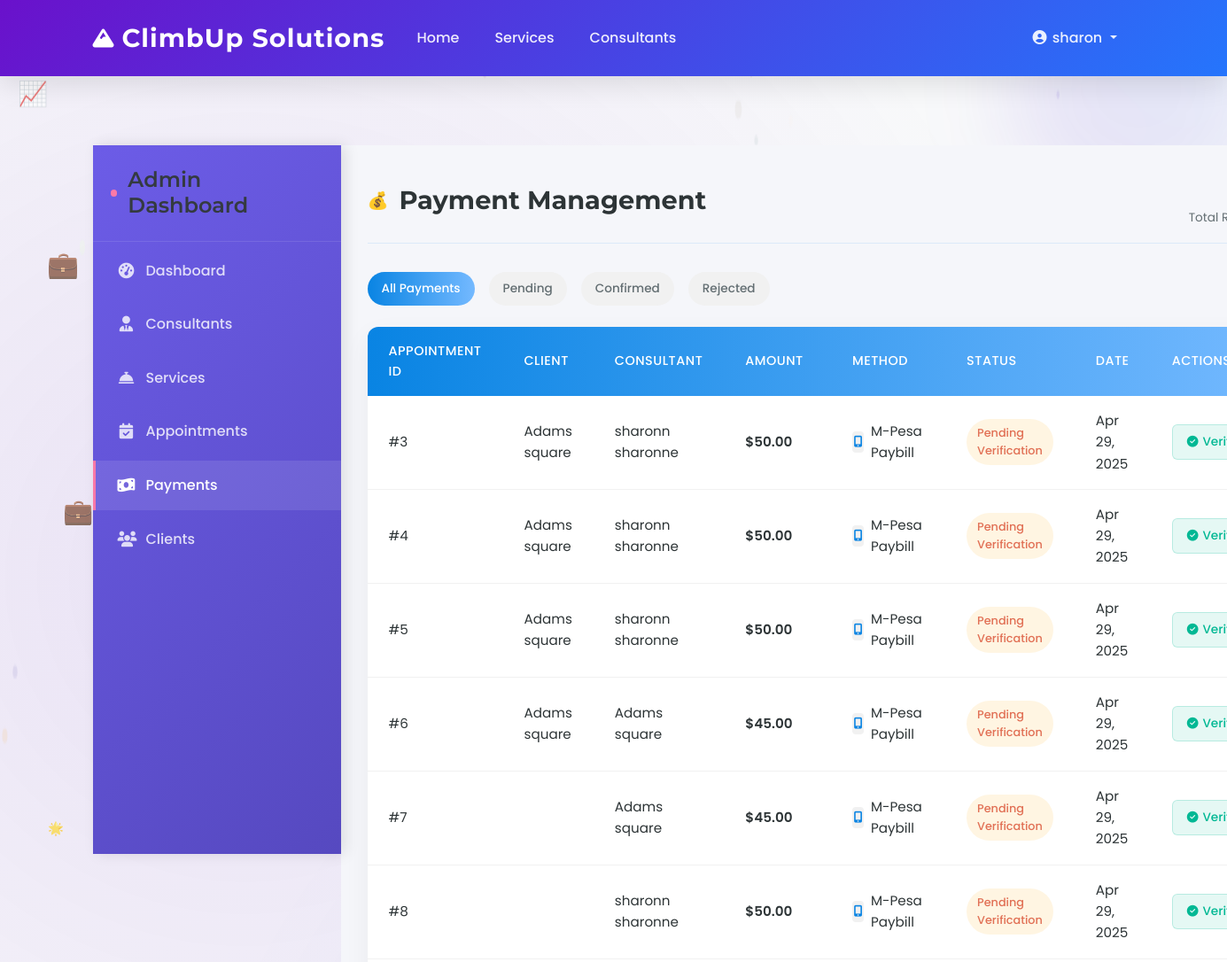
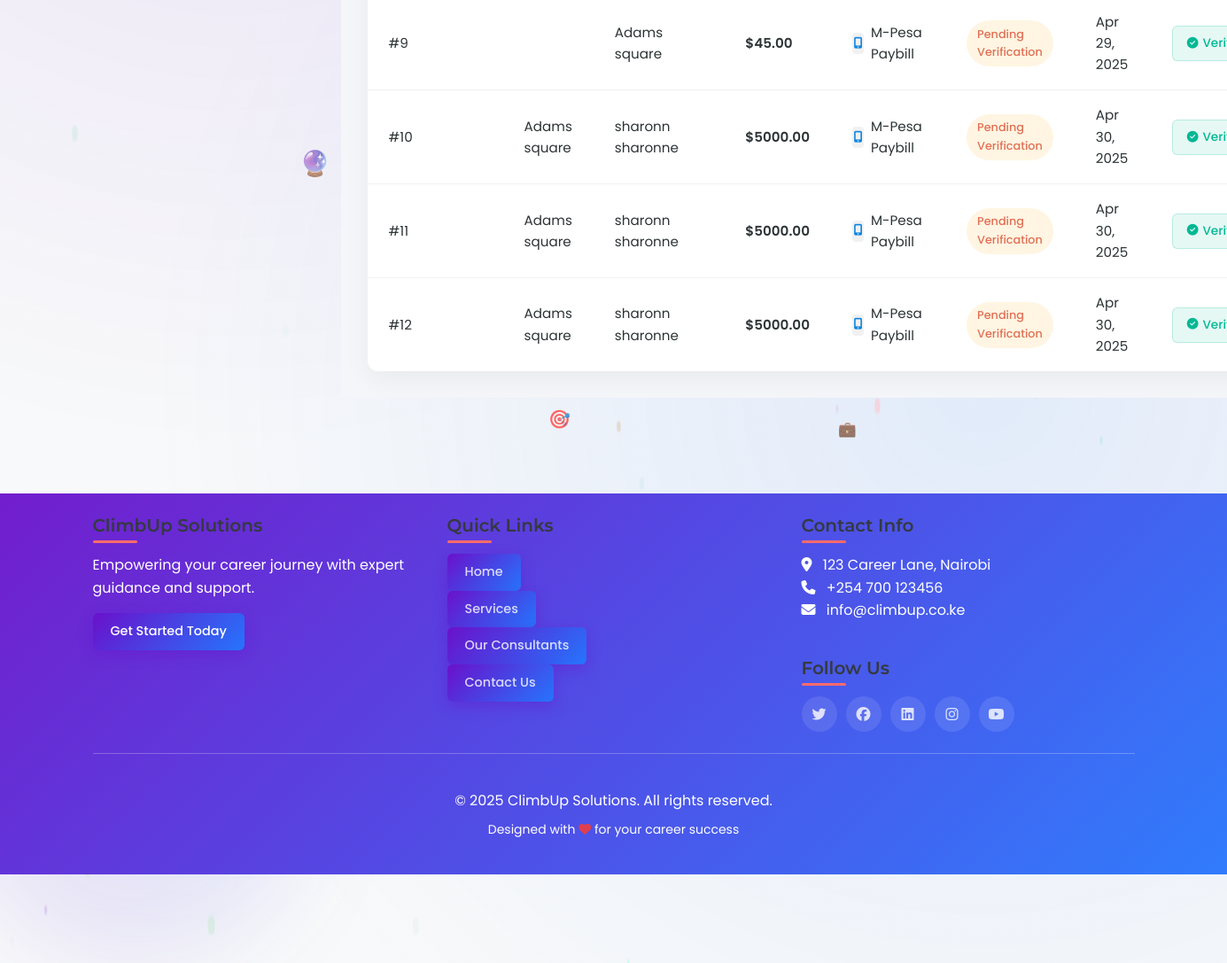
/payments/ (signed in), run on the app's committed database (2 pictures, top to bottom).
### assist/models.py (models this page shows, shortened)
class Payment(models.Model):
    PAYMENT_METHODS = (
        ("mpesa", "M-Pesa Paybill"),
        ("bank_transfer", "Bank Transfer"),
    )
    STATUS_CHOICES = (
        ("pending", "Pending Verification"),
        ("confirmed", "Confirmed"),
        ("rejected", "Rejected"),
    )
    appointment = models.OneToOneField(
        Appointment, on_delete=models.CASCADE, related_name="payment"
    )
    amount = models.DecimalField(max_digits=10, decimal_places=2)
    method = models.CharField(max_length=20, choices=PAYMENT_METHODS)
    status = models.CharField(max_length=20, choices=STATUS_CHOICES, default="pending")
    payment_date = models.DateTimeField(auto_now_add=True)
    verified_by_admin = models.BooleanField(default=False)

class Appointment(models.Model):
    MODE_CHOICES = (
        ("virtual", "Virtual Consultation"),
        ("physical", "Physical Meeting"),
    )
    STATUS_CHOICES = (
        ("pending", "Pending"),
        ("confirmed", "Confirmed"),
        ("completed", "Completed"),
        ("cancelled", "Cancelled"),
    )
    meet_link = models.URLField(blank=True, null=True)
    client = models.ForeignKey(
        Client, on_delete=models.CASCADE, related_name="appointments"
    )
    consultant = models.ForeignKey(
        Consultant, on_delete=models.CASCADE, related_name="appointments"
    )
    service = models.ForeignKey(
        Service,
        on_delete=models.SET_NULL,
        null=True,
        blank=True,
        related_name="appointments",
    )
    start_time = models.DateTimeField()
    end_time = models.DateTimeField()
    mode = models.CharField(max_length=10, choices=MODE_CHOICES)
    status = models.CharField(max_length=10, choices=STATUS_CHOICES, default="pending")
    created_at = models.DateTimeField(auto_now_add=True)

class Client(models.Model):
    user = models.OneToOneField(
        User, on_delete=models.CASCADE, related_name="client_profile"
    )
    phone = models.CharField(max_length=15)
    date_of_birth = models.DateField()
    referral_details = models.TextField(blank=True, null=True)

class Consultant(models.Model):
    user = models.OneToOneField(
        User, on_delete=models.CASCADE, related_name="consultant_profile"
    )
    expertise = models.CharField(max_length=255)
    bio = models.TextField()
    hourly_rate = models.DecimalField(max_digits=8, decimal_places=2)
    is_active = models.BooleanField(default=True)
    photo = models.ImageField(upload_to="consultant/", null=True, blank=True)

### assist/views.py (the view)
# urls.py: path("payments/", views.manage_payments, name="manage_payments"),
@user_passes_test(is_admin)
def manage_payments(request):
    payments = Payment.objects.all().select_related("appointment")
    return render(request, "admin_dashboard/payments.html", {"payments": payments})

### assist/context_processors.py (called while the page is built)
def unread_notifications(request):
    unread_count = 0
    if request.user.is_authenticated:
        unread_count = request.user.notifications.filter(read=False).count()
    return {"unread_count": unread_count}

### assist/views.py (called while the page is built)
def is_admin(user):
    return user.is_staff

### assist/templates/admin_dashboard/payments.html (shortened to what this page needs)
{% extends 'admin_dashboard/base.html' %}
{% block admin_content %}
<div class="admin-header">
    <h1>Payment Management</h1>
    <div class="total-revenue">
        <span class="amount">${{ total_revenue|default:"0" }}</span>
        <span class="label">Total Revenue</span>
    </div>
</div>
<div class="payment-filters">
    <div class="filter-pill active">All Payments</div>
    <div class="filter-pill">Pending</div>
    <div class="filter-pill">Confirmed</div>
    <div class="filter-pill">Rejected</div>
</div>
{% if payments %}
<table class="admin-table">
    <thead>
        <tr>
            <th>Appointment ID</th>
            <th>Client</th>
            <th>Consultant</th>
            <th>Amount</th>
            <th>Method</th>
            <th>Status</th>
            <th>Date</th>
            <th>Actions</th>
        </tr>
    </thead>
    <tbody>
        {% for payment in payments %}
        <tr>
            <td>#{{ payment.appointment.id }}</td>
            <td>{{ payment.appointment.client.user.get_full_name }}</td>
            <td>{{ payment.appointment.consultant.user.get_full_name }}</td>
            <td class="payment-amount">${{ payment.amount }}</td>
            <td>
                <div class="payment-method">
                    <div class="method-icon">
                        {% if payment.method == 'mpesa' %}
                        <i class="fas fa-mobile-alt"></i>
                        {% else %}
                        <i class="fas fa-university"></i>
                        {% endif %}
                    </div>
                    {{ payment.get_method_display }}
                </div>
            </td>
            <td>
                <span class="payment-status status-{{ payment.status }}">
                    {{ payment.get_status_display }}
                </span>
            </td>
            <td>{{ payment.payment_date|date:"M d, Y" }}</td>
            <td>
                {% if payment.status == 'pending' %}
                <a href="{% url 'verify_payment' payment.id %}" class="btn-verify">
                    <i class="fas fa-check-circle"></i> Verify
                </a>
                {% else %}
                <span class="text-muted">Verified</span>
                {% endif %}
            </td>
        </tr>
        {% endfor %}
    </tbody>
</table>
{% else %}
<div class="empty-state">
    <i class="fas fa-money-bill-wave"></i>
    <h3>No Payment Records</h3>
    <p>There are no payment records available yet.</p>
</div>
{% endif %}
{% endblock %}

### assist/templates/base.html (shortened to what this page needs)
{% load user_tags %}
<!DOCTYPE html>
<html lang="en">
<head>
    <link href="https://cdn.jsdelivr.net/npm/bootstrap@5.3.0/dist/css/bootstrap.min.css" rel="stylesheet">
    <link rel="stylesheet" href="https://cdnjs.cloudflare.com/ajax/libs/font-awesome/6.4.0/css/all.min.css">
</head>
<body>
    <div class="decorative-shape shape-1"></div>
    <div class="decorative-shape shape-2"></div>
    <nav class="navbar navbar-expand-lg navbar-dark sticky-top">
        <div class="container">
            <a class="navbar-brand" href="{% url 'home' %}">
                <i class="fas fa-mountain me-2"></i>ClimbUp Solutions
            </a>
            <div class="collapse navbar-collapse" id="navbarNav">
                <ul class="navbar-nav me-auto">
                    <li class="nav-item">
                        <a class="nav-link" href="{% url 'home' %}">Home</a>
                    </li>
                    <li class="nav-item">
                        <a class="nav-link" href="{% url 'services' %}">Services</a>
                    </li>
                    <li class="nav-item">
                        <a class="nav-link" href="{% url 'consultants' %}">Consultants</a>
                    </li>
                </ul>
                <ul class="navbar-nav">
                    {% if user.is_authenticated %}
                        <li class="nav-item dropdown">
                            <a class="nav-link dropdown-toggle" href="#" id="userDropdown" role="button" data-bs-toggle="dropdown">
                                <i class="fas fa-user-circle fa-fw"></i> {{ user.get_full_name|default:user.username }}
                            </a>
                        </li>
                    {% endif %}
                </ul>
            </div>
        </div>
    </nav>
    <main class="container my-5">
        {% block content %}{% endblock %}
    </main>
    <footer class="py-4 mt-5">
        <div class="container">
            <div class="row">
                <div class="col-md-4 mb-4 mb-md-0">
                    <h5>ClimbUp Solutions</h5>
                    <p>Empowering your career journey with expert guidance and support.</p>
                    <div class="mt-3">
                        <button class="btn btn-magic pulse">Get Started Today</button>
                    </div>
                </div>
               <div class="col-md-4 mb-4 mb-md-0">
            <h5>Quick Links</h5>
            <div class="link-buttons">
                <a href="{% url 'home' %}" class="btn btn-magic pulse">Home</a><br>
                <a href="{% url 'services' %}" class="btn btn-magic pulse">Services</a><br>
                <a href="{% url 'consultants' %}" class="btn btn-magic pulse">Our Consultants</a><br>
                <a href="{% url 'contact' %}" class="btn btn-magic pulse">Contact Us</a><br>
            </div>
        </div>
                <div class="col-md-4">
                    <h5>Contact Info</h5>
                    <address class="mb-3">
                        <i class="fas fa-map-marker-alt me-2"></i> 123 Career Lane, Nairobi<br>
                        <i class="fas fa-phone me-2"></i> +254 700 123456<br>
                        <i class="fas fa-envelope me-2"></i> info@climbup.co.ke
                    </address>
                    <h5 class="mt-4">Follow Us</h5>
                    <div class="social-icons d-flex">
                        <a href="#"><i class="fab fa-twitter"></i></a>
                        <a href="#"><i class="fab fa-facebook"></i></a>
                        <a href="#"><i class="fab fa-linkedin"></i></a>
                        <a href="#"><i class="fab fa-instagram"></i></a>
                        <a href="#"><i class="fab fa-youtube"></i></a>
                    </div>
                </div>
            </div>
            <hr class="bg-light my-4">
            <div class="text-center pt-3">
                <p class="mb-0">&copy; {% now "Y" %} ClimbUp Solutions. All rights reserved.</p>
                <p class="small mt-2">Designed with <i class="fas fa-heart text-danger"></i> for your career success</p>
            </div>
        </div>
    </footer>
</body>
</html>

### assist/templates/base.html (style rules this page uses)
:root { --primary-color: #6a11cb; --secondary-color: #2575fc; --accent-color: #ff6b6b; --light-color: #f8f9fa; --dark-color: #343a40; --success-color: #28a745; --info-color: #17a2b8; --warning-color: #ffc107; --danger-color: #dc3545; --text-color: #495057; --text-light: #6c757d; --gradient-primary: linear-gradient(135deg, var(--primary-color) 0%, var(--secondary-color) 100%); --gradient-accent: linear-gradient(135deg, var(--accent-color) 0%, #ff8e53 100%); --box-shadow: 0 10px 30px rgba(0, 0, 0, 0.1); --box-shadow-hover: 0 15px 35px rgba(0, 0, 0, 0.15); --transition: all 0.3s ease-in-out; }
* { margin: 0; padding: 0; box-sizing: border-box; }
body { font-family: 'Poppins', sans-serif; color: var(--text-color); background-color: #f5f7fa; line-height: 1.6; overflow-x: hidden; position: relative; }
body::before { content: ''; position: fixed; top: 0; left: 0; width: 100%; height: 100%; background: radial-gradient(circle at 20% 30%, rgba(106, 17, 203, 0.1) 0%, transparent 50%), radial-gradient(circle at 80% 70%, rgba(37, 117, 252, 0.1) 0%, transparent 50%); z-index: -1; pointer-events: none; }
h1, h2, h3, h4, h5, h6 { font-family: 'Montserrat', sans-serif; font-weight: 600; color: var(--dark-color); }
.navbar { background: var(--gradient-primary) !important; box-shadow: var(--box-shadow); padding: 15px 0; transition: var(--transition); }
.navbar-brand { font-family: 'Montserrat', sans-serif; font-weight: 700; font-size: 1.8rem; letter-spacing: 1px; display: flex; align-items: center; transition: var(--transition); }
.navbar-brand i { font-size: 1.5rem; margin-right: 10px; color: white; }
.nav-link { font-weight: 500; padding: 8px 15px !important; margin: 0 5px; border-radius: 50px; transition: var(--transition); position: relative; color: rgba(255, 255, 255, 0.9) !important; }
.nav-link::before { content: ''; position: absolute; bottom: 0; left: 50%; transform: translateX(-50%); width: 0; height: 2px; background-color: white; transition: var(--transition); }
main { min-height: calc(100vh - 300px); padding-top: 30px; padding-bottom: 60px; position: relative; }
.container { max-width: 1200px; }
footer { background: var(--gradient-primary); color: white; padding: 60px 0 30px; position: relative; overflow: hidden; }
footer::before { content: ''; position: absolute; top: 0; left: 0; width: 100%; height: 100%; background-size: cover; z-index: 0; }
footer h5 { font-weight: 600; margin-bottom: 20px; position: relative; display: inline-block; }
footer h5::after { content: ''; position: absolute; bottom: -8px; left: 0; width: 50px; height: 3px; background: var(--accent-color); border-radius: 3px; }
footer a { color: rgba(255, 255, 255, 0.8) !important; text-decoration: none; transition: var(--transition); display: inline-block; }
.social-icons a { display: inline-flex; align-items: center; justify-content: center; width: 40px; height: 40px; border-radius: 50%; background-color: rgba(255, 255, 255, 0.1); margin-right: 10px; transition: var(--transition); }
.btn-magic { background: var(--gradient-primary); border: none; color: white; padding: 12px 25px; border-radius: 50px; font-weight: 600; box-shadow: 0 5px 15px rgba(106, 17, 203, 0.4); transition: var(--transition); position: relative; overflow: hidden; }
.btn-magic::before { content: ''; position: absolute; top: 0; left: -100%; width: 100%; height: 100%; background: linear-gradient(90deg, transparent, rgba(255, 255, 255, 0.2), transparent); transition: 0.5s; }
.pulse { animation: pulse 2s infinite; }
.decorative-shape { position: absolute; width: 200px; height: 200px; border-radius: 50%; background: linear-gradient(45deg, rgba(106, 17, 203, 0.1), rgba(37, 117, 252, 0.1)); filter: blur(50px); z-index: -1; }
.shape-1 { top: -50px; right: -50px; width: 300px; height: 300px; }
.shape-2 { bottom: -100px; left: -50px; width: 400px; height: 400px; }

### data on the page
Payment: appointment.id "3", appointment.client.user.get_full_name "Adams square", appointment.consultant.user.get_full_name "sharonn sharonne", amount "50.00", method "M-Pesa Paybill", status "Pending Verification", payment_date "Apr 29, 2025", shows "Verify"
Payment: appointment.id "4", appointment.client.user.get_full_name "Adams square", appointment.consultant.user.get_full_name "sharonn sharonne", amount "50.00", method "M-Pesa Paybill", status "Pending Verification", payment_date "Apr 29, 2025", shows "Verify"
Payment: appointment.id "5", appointment.client.user.get_full_name "Adams square", appointment.consultant.user.get_full_name "sharonn sharonne", amount "50.00", method "M-Pesa Paybill", status "Pending Verification", payment_date "Apr 29, 2025", shows "Verify"
Payment: appointment.id "6", appointment.client.user.get_full_name "Adams square", appointment.consultant.user.get_full_name "Adams square", amount "45.00", method "M-Pesa Paybill", status "Pending Verification", payment_date "Apr 29, 2025", shows "Verify"
Payment: appointment.id "7", appointment.consultant.user.get_full_name "Adams square", amount "45.00", method "M-Pesa Paybill", status "Pending Verification", payment_date "Apr 29, 2025", shows "Verify"
Payment: appointment.id "8", appointment.consultant.user.get_full_name "sharonn sharonne", amount "50.00", method "M-Pesa Paybill", status "Pending Verification", payment_date "Apr 29, 2025", shows "Verify"
Payment: appointment.id "9", appointment.consultant.user.get_full_name "Adams square", amount "45.00", method "M-Pesa Paybill", status "Pending Verification", payment_date "Apr 29, 2025", shows "Verify"
Payment: appointment.id "10", appointment.client.user.get_full_name "Adams square", appointment.consultant.user.get_full_name "sharonn sharonne", amount "5000.00", method "M-Pesa Paybill", status "Pending Verification", payment_date "Apr 30, 2025", shows "Verify"
Payment: appointment.id "11", appointment.client.user.get_full_name "Adams square", appointment.consultant.user.get_full_name "sharonn sharonne", amount "5000.00", method "M-Pesa Paybill", status "Pending Verification", payment_date "Apr 30, 2025", shows "Verify"
Payment: appointment.id "12", appointment.client.user.get_full_name "Adams square", appointment.consultant.user.get_full_name "sharonn sharonne", amount "5000.00", method "M-Pesa Paybill", status "Pending Verification", payment_date "Apr 30, 2025", shows "Verify"

### other printed values
{{ user.get_full_name|default:user.username }} "sharon"
